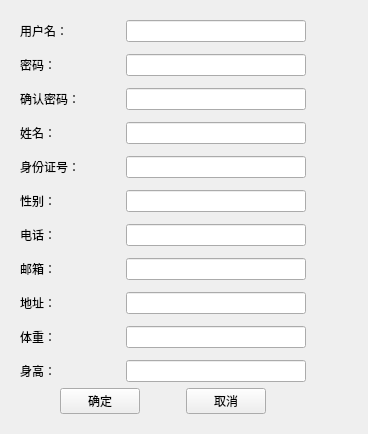
<?xml version="1.0" encoding="UTF-8"?>
<ui version="4.0">
 <class>RegisterWidget</class>
 <widget class="QWidget" name="RegisterWidget">
  <property name="geometry">
   <rect>
    <x>0</x>
    <y>0</y>
    <width>368</width>
    <height>421</height>
   </rect>
  </property>
  <property name="windowTitle">
   <string>RegisterWidget</string>
  </property>
  <layout class="QGridLayout" name="gridLayout">
   <property name="leftMargin">
    <number>20</number>
   </property>
   <property name="topMargin">
    <number>20</number>
   </property>
   <property name="rightMargin">
    <number>20</number>
   </property>
   <property name="bottomMargin">
    <number>20</number>
   </property>
   <property name="horizontalSpacing">
    <number>12</number>
   </property>
   <item row="0" column="0">
    <layout class="QHBoxLayout" name="horizontalLayout">
     <item>
      <layout class="QVBoxLayout" name="verticalLayout">
       <property name="spacing">
        <number>12</number>
       </property>
       <item>
        <widget class="QLabel" name="label_6">
         <property name="text">
          <string>用户名：</string>
         </property>
        </widget>
       </item>
       <item>
        <widget class="QLabel" name="label_11">
         <property name="text">
          <string>密码：</string>
         </property>
        </widget>
       </item>
       <item>
        <widget class="QLabel" name="label_12">
         <property name="text">
          <string>确认密码：</string>
         </property>
        </widget>
       </item>
       <item>
        <widget class="QLabel" name="label">
         <property name="text">
          <string>姓名：</string>
         </property>
        </widget>
       </item>
       <item>
        <widget class="QLabel" name="label_2">
         <property name="text">
          <string>身份证号：</string>
         </property>
        </widget>
       </item>
       <item>
        <widget class="QLabel" name="label_3">
         <property name="text">
          <string>性别：</string>
         </property>
        </widget>
       </item>
       <item>
        <widget class="QLabel" name="label_4">
         <property name="text">
          <string>电话：</string>
         </property>
        </widget>
       </item>
       <item>
        <widget class="QLabel" name="label_5">
         <property name="text">
          <string>邮箱：</string>
         </property>
        </widget>
       </item>
       <item>
        <widget class="QLabel" name="label_7">
         <property name="text">
          <string>地址：</string>
         </property>
        </widget>
       </item>
       <item>
        <widget class="QLabel" name="label_8">
         <property name="text">
          <string>体重：</string>
         </property>
        </widget>
       </item>
       <item>
        <widget class="QLabel" name="label_9">
         <property name="text">
          <string>身高：</string>
         </property>
        </widget>
       </item>
      </layout>
     </item>
     <item>
      <spacer name="horizontalSpacer_4">
       <property name="orientation">
        <enum>Qt::Horizontal</enum>
       </property>
       <property name="sizeType">
        <enum>QSizePolicy::Fixed</enum>
       </property>
       <property name="sizeHint" stdset="0">
        <size>
         <width>40</width>
         <height>20</height>
        </size>
       </property>
      </spacer>
     </item>
     <item>
      <layout class="QVBoxLayout" name="verticalLayout_2">
       <property name="spacing">
        <number>12</number>
       </property>
       <item>
        <widget class="QLineEdit" name="lineEdit_username"/>
       </item>
       <item>
        <widget class="QLineEdit" name="lineEdit_passWord"/>
       </item>
       <item>
        <widget class="QLineEdit" name="lineEdit_commit_passWord"/>
       </item>
       <item>
        <widget class="QLineEdit" name="lineEdit_name"/>
       </item>
       <item>
        <widget class="QLineEdit" name="lineEdit_idNo"/>
       </item>
       <item>
        <widget class="QLineEdit" name="lineEdit_sex"/>
       </item>
       <item>
        <widget class="QLineEdit" name="lineEdit_phone"/>
       </item>
       <item>
        <widget class="QLineEdit" name="lineEdit_email"/>
       </item>
       <item>
        <widget class="QLineEdit" name="lineEdit_address"/>
       </item>
       <item>
        <widget class="QLineEdit" name="lineEdit_weight"/>
       </item>
       <item>
        <widget class="QLineEdit" name="lineEdit_height"/>
       </item>
      </layout>
     </item>
    </layout>
   </item>
   <item row="1" column="0">
    <layout class="QHBoxLayout" name="horizontalLayout_6">
     <item>
      <spacer name="horizontalSpacer">
       <property name="orientation">
        <enum>Qt::Horizontal</enum>
       </property>
       <property name="sizeHint" stdset="0">
        <size>
         <width>40</width>
         <height>20</height>
        </size>
       </property>
      </spacer>
     </item>
     <item>
      <widget class="QPushButton" name="pushButton_ok">
       <property name="text">
        <string>确定</string>
       </property>
      </widget>
     </item>
     <item>
      <spacer name="horizontalSpacer_2">
       <property name="orientation">
        <enum>Qt::Horizontal</enum>
       </property>
       <property name="sizeHint" stdset="0">
        <size>
         <width>40</width>
         <height>20</height>
        </size>
       </property>
      </spacer>
     </item>
     <item>
      <widget class="QPushButton" name="pushButton_2">
       <property name="text">
        <string>取消</string>
       </property>
      </widget>
     </item>
     <item>
      <spacer name="horizontalSpacer_3">
       <property name="orientation">
        <enum>Qt::Horizontal</enum>
       </property>
       <property name="sizeHint" stdset="0">
        <size>
         <width>40</width>
         <height>20</height>
        </size>
       </property>
      </spacer>
     </item>
    </layout>
   </item>
   <item row="2" column="0">
    <spacer name="verticalSpacer">
     <property name="orientation">
      <enum>Qt::Vertical</enum>
     </property>
     <property name="sizeHint" stdset="0">
      <size>
       <width>20</width>
       <height>40</height>
      </size>
     </property>
    </spacer>
   </item>
   <item row="0" column="1">
    <spacer name="horizontalSpacer_5">
     <property name="orientation">
      <enum>Qt::Horizontal</enum>
     </property>
     <property name="sizeHint" stdset="0">
      <size>
       <width>40</width>
       <height>20</height>
      </size>
     </property>
    </spacer>
   </item>
  </layout>
 </widget>
 <layoutdefault spacing="6" margin="11"/>
 <resources/>
 <connections/>
</ui>
